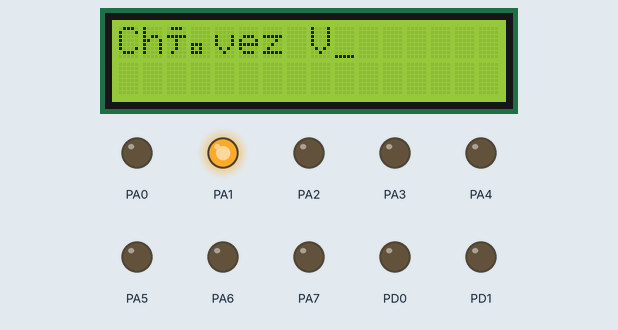
Recording of a program running on a simulated ATmega16, built with avr-gcc and emulated at 1 MHz. Shown: 16×2 character LCD, output pins drawn as LEDs (lit = HIGH). Wiring (inferred from the names in the program): character LCD (HD44780): RS PD2; E PD3; data PD4, PD5, PD6, PD7. Pins used as bus, display or sensor lines are not drawn.

Above: at 0.56 s.
At 14.7 s:
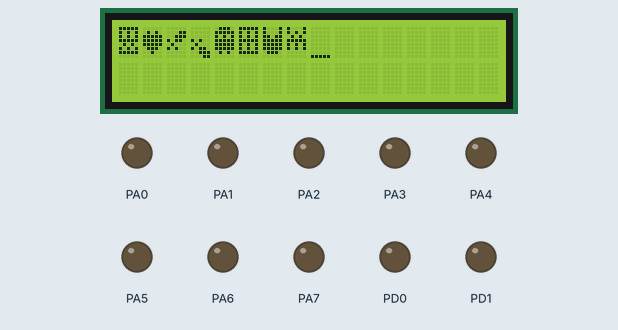
At 26.81 s:
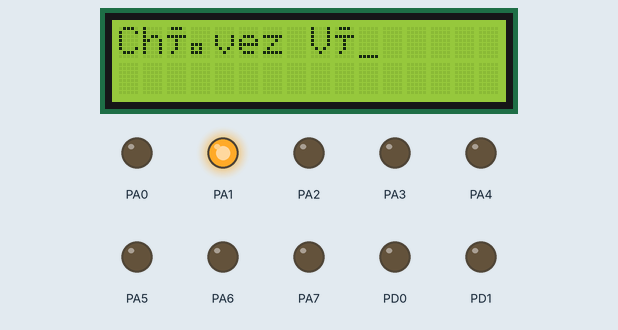
At 35.8 s:
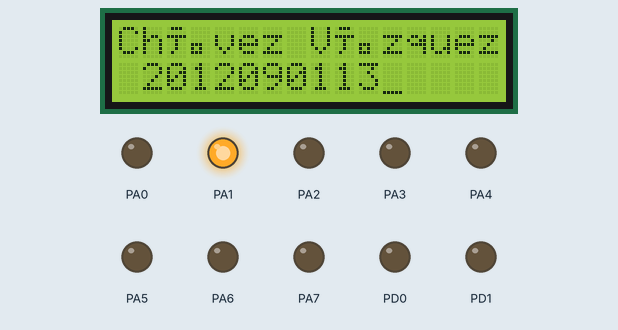
Timing chart, 0 to 37.3 s (numbered marks = the images above):
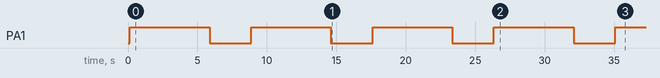

The program:

Practica_lcd_v2.c
```c
/*
 * practica_lcd.c
 *
 * Created: 13/03/2023 10:59:52 a. m.
 * Author : ing_0
 */


#define F_CPU 1000000
#define WAIT_TIME 3000
#define WAIT_CMD 500

#define LCD_PUERTO PORTD
#define LCD_RS PD2
#define  LCD_E PD3

#include <avr/io.h>
#include <util/delay.h>
#include "UPIITA_LIB/UPIITA_LCD_LIB.h"
//#include "UPIITA_LIB/Lcd4bits.h"

int main(void)
{
	DDRD = 0XFF;
	DDRA = 0xff;
	PORTD = 0X00;
	LCD_INICIALIZA();

	while(1)
	{
		PORTA = 0x02;
		LIMPIA_LCD();
		//APAGAR_CURSOR();
		_delay_ms(10);
		REGRESO_CASA();
		_delay_ms(10);
		POS_LINEA1(0);
		ENVIA_CADENA("Chávez Vázquez");
		_delay_ms(10);
		POS_LINEA2(1);
		ENVIA_CADENA("2012090113");
		_delay_ms(WAIT_TIME);

		LIMPIA_LCD();
		_delay_ms(10);
		REGRESO_CASA();

		CAR_ESP0();
		_delay_ms(5);
		CAR_ESP1();
		_delay_ms(5);
		CAR_ESP2();
		_delay_ms(5);
		CAR_ESP3();
		_delay_ms(5);
		CAR_ESP4();
		_delay_ms(5);
		CAR_ESP5();
		_delay_ms(5);
		CAR_ESP6();
		_delay_ms(5);
		CAR_ESP7();

		for(int i = 0; i<8; i++)
		{
			POS_LINEA1(i);
			ENVIA_DATO(i);
			_delay_ms(5);
		}
		//ENVIA_DATO(0);
		PORTA = 0X00;
		_delay_ms(WAIT_TIME);

		//TODO:: Please write your application code
	}
}
```

UPIITA_LCD_LIB.c
```c
/*
 * CFile1.c
 *
 * Created: 13/03/2023 09:20:16 a. m.
 *  Author: ing_0
 */
#define F_CPU 1000000
#include "UPIITA_LCD_LIB.h"

//uint8_t espCarAlan1[7] = {0x0e,0x1f,0x15,0x1f,0x1f,0x1f,0x0a};
//uint8_t espCarAlan2[7] = {0x1F,0x15,0x15,0x1F,0x15,0x15,0x1F};
//uint8_t espCarAlan3[7] = {0x11,0x11,0x1B,0x1F,0x1F,9x1F,0x0E};
//uint8_t espCarAlan4[7] = {0x11,0x15,0x0A,0x1F,0x15,0x15,0x00};

void CAR_ESP0(){
	ENVIA_CMD(0X40);
	_delay_ms(1);
	ENVIA_DATO(0b00011111);
	_delay_ms(1);
	ENVIA_DATO(0b00010101);
	_delay_ms(1);
	ENVIA_DATO(0b00010101);
	_delay_ms(1);
	ENVIA_DATO(0b00011111);
	_delay_ms(1);
	ENVIA_DATO(0b00001010);
	_delay_ms(1);
	ENVIA_DATO(0b00010101);
	_delay_ms(1);
	ENVIA_DATO(0b00011111);
	_delay_ms(1);
	ENVIA_DATO(0b00000000);
	_delay_ms(1);
}

void CAR_ESP1()
{
	ENVIA_CMD(0X48);
	_delay_ms(1);
	ENVIA_DATO(0b00000000);
	_delay_ms(1);
	ENVIA_DATO(0b00001010);
	_delay_ms(1);
	ENVIA_DATO(0b00011111);
	_delay_ms(1);
	ENVIA_DATO(0b00011111);
	_delay_ms(1);
	ENVIA_DATO(0b00011111);
	_delay_ms(1);
	ENVIA_DATO(0b00001110);
	_delay_ms(1);
	ENVIA_DATO(0b00000100);
	_delay_ms(1);
	ENVIA_DATO(0b00000000);
	_delay_ms(1);
}

void CAR_ESP2()
{
	ENVIA_CMD(0X50);
	_delay_ms(1);
	ENVIA_DATO(0b00000000);
	_delay_ms(1);
	ENVIA_DATO(0b00000011);
	_delay_ms(1);
	ENVIA_DATO(0b00000111);
	_delay_ms(1);
	ENVIA_DATO(0b00010110);
	_delay_ms(1);
	ENVIA_DATO(0b00001000);
	_delay_ms(1);
	ENVIA_DATO(0b00010100);
	_delay_ms(1);
	ENVIA_DATO(0b00000000);
	_delay_ms(1);
	ENVIA_DATO(0b00000000);
	_delay_ms(1);
}

void CAR_ESP3()
{
	ENVIA_CMD(0X58);
	_delay_ms(1);
	ENVIA_DATO(0b00000000);
	_delay_ms(1);
	ENVIA_DATO(0b00000000);
	_delay_ms(1);
	ENVIA_DATO(0b00000000);
	_delay_ms(1);
	ENVIA_DATO(0b00010100);
	_delay_ms(1);
	ENVIA_DATO(0b00001000);
	_delay_ms(1);
	ENVIA_DATO(0b00010110);
	_delay_ms(1);
	ENVIA_DATO(0b00000111);
	_delay_ms(1);
	ENVIA_DATO(0b00000011);
	_delay_ms(1);
}

void CAR_ESP4(void)
{
	uint8_t espCarAlan1[7] = {0x0e,0x1f,0x15,0x1f,0x1f,0x1f,0x0a};
	ENVIA_CMD(0X60);
	_delay_ms(1);
	for (int i= 0; i<7; i++)
	{
		ENVIA_DATO(espCarAlan1[i]);
		_delay_ms(1);
	}
}

void CAR_ESP5(void)
{
	uint8_t espCarAlan2[7] = {0x1F,0x15,0x15,0x1F,0x15,0x15,0x1F};
	ENVIA_CMD(0X68);
	_delay_ms(1);
	for (int i= 0; i<7; i++)
	{
		ENVIA_DATO(espCarAlan2[i]);
		_delay_ms(1);
	}
}

void CAR_ESP6(void)
{
	uint8_t espCarAlan3[7] = {0x11,0x11,0x1B,0x1F,0x1F,0x1F,0x0E};
	ENVIA_CMD(0X70);
	_delay_ms(1);
	for (int i= 0; i<7; i++)
	{
		ENVIA_DATO(espCarAlan3[i]);
		_delay_ms(1);
	}
}

void CAR_ESP7(void)
{
	uint8_t espCarAlan4[7] = {0x11,0x15,0x0A,0x1F,0x15,0x15,0x00};
	ENVIA_CMD(0X78);
	_delay_ms(1);
	for (int i= 0; i<7; i++)
	{
		ENVIA_DATO(espCarAlan4[i]);
		_delay_ms(1);
	}
}

void LCD_INICIALIZA()
{
	ENVIA_CMD(0x02);
	ENVIA_CMD(0x28); // 0010 1000 DL = 0 comunicacion de 4 bits N = 1 Pantalla de 2 lineas F = 0 Caracteres de 5x7 puntos
	ENVIA_CMD(0x0E); // D=1 Display ON Cursor OFF
	ENVIA_CMD(0x06); // I/D = 1 Incremento Automatico S=0
	ENVIA_CMD(0x01);  // Limpia LCD
	ENVIA_CMD(0X80);
}


void ENVIA_CMD(char dato)
{
	char cmd_enviar;

	cmd_enviar =	(dato & 0xF0);      // se envia el nibble alto
	LCD_PUERTO =  cmd_enviar;       // al puerto
	LCD_PUERTO &=~(1<<LCD_RS);  //  RS = 0
	LCD_PUERTO |= (1<<LCD_E);   //   E = 1
	_delay_ms(1);
	LCD_PUERTO &=~(1<<LCD_E);   //   E = 0
	_delay_ms(10);

	cmd_enviar=	((dato<<4) & 0xF0);  // Se envia el nibble bajo
	LCD_PUERTO =  cmd_enviar;        // al puerto
	LCD_PUERTO &=~(1<<LCD_RS);   //  RS = 0
	LCD_PUERTO |= (1<<LCD_E);    //   E = 1
	_delay_ms(1);
	LCD_PUERTO &=~(1<<LCD_E);    //    E = 0
	_delay_ms(10);
	return;
}

void ENVIA_DATO(char dato)
{
	char dto_enviar;

	dto_enviar=	(dato & 0xF0);      // se envia el nibble alto
	LCD_PUERTO  =  dto_enviar;       // al puerto
	LCD_PUERTO |= (1<<LCD_RS)|(1<<LCD_E);  //  RS = 1   E = 1
	_delay_ms(1);
	LCD_PUERTO &=~(1<<LCD_E);	//E=0
	LCD_PUERTO &=~(1<<LCD_RS);	//RS=0
	_delay_ms(10);

	dto_enviar=	((dato<<4) & 0xF0);  // Se envia el nibble bajo
	LCD_PUERTO =  dto_enviar;        // al puerto
	LCD_PUERTO |= (1<<LCD_RS)|(1<<LCD_E);  //  RS = 1   E = 1
	_delay_ms(1);
	LCD_PUERTO &=~(1<<LCD_E);	//E=0
	LCD_PUERTO &=~(1<<LCD_RS);	//RS=0
	_delay_ms(10);
	return;
}

void ENVIA_CADENA(char *dato)
{
	int i;
	for(i=0;dato[i]!='\0';i++)
	ENVIA_DATO(dato[i]);
}

void LIMPIA_LCD ()
{
	ENVIA_CMD (0x01);
}
//0000 0001

void REGRESO_CASA()
{
	ENVIA_CMD (0x02); //0000 0010
}

void CURSOR_DER()
{
	ENVIA_CMD (0x1C); //0001 1100
}

void CURSOR_DER_CORRE() //sin desplazar pantalla
{
	ENVIA_CMD (0x14);//0001 1100
}

void CURSOR_IZQ()
{
	ENVIA_CMD (0x18); // 0001 1000
}

void CURSOR_IZQ_CORRE() //sin desplazar pantalla
{
	ENVIA_CMD(0x10);
}

void PARPADEAR_CURSOR()
{
	ENVIA_CMD(0X0f);//0000 1111
}

void PARPADEAR_CURSOR_REC()
{
	ENVIA_CMD(0X0e);//00001110
}

void POS_LINEA1 (char posicion)
{
	char lineal = 0x80;
	posicion= posicion|lineal;
	ENVIA_CMD (posicion);
}


void POS_LINEA2 (char posicion)
{
	char linea2 = 0xC0;
	posicion= posicion|linea2;
	ENVIA_CMD (posicion);
}


void POS_LINEA3 (char posicion)
{
	char linea3 = 0x94;
	posicion= posicion | linea3;
	ENVIA_CMD (posicion);
}

void POS_LINEA4 (char posicion)
{
	char linea4 = 0xD4;
	posicion =posicion|linea4;
	ENVIA_CMD (posicion);
}


void animacion ()
{
	ENVIA_DATO (2);
	CURSOR_IZQ_CORRE();
	_delay_ms (50);
	ENVIA_DATO (3);
	CURSOR_IZQ_CORRE();
	 _delay_ms (50);
}

void APAGAR_CURSOR()
{
	ENVIA_CMD(0X0C);
}


	
```

UPIITA_LCD_LIB.h
```c
/*
 * UPIITA_LCD_LIB.h
 *
 * Created: 13/03/2023 09:21:10 a. m.
 *  Author: ing_0
 */


#ifndef UPIITA_LCD_LIB_H_
#define UPIITA_LCD_LIB_H_

#ifndef LCD_PUERTO
#define LCD_PUERTO PORTD
#endif

#ifndef LCD_RS
#define LCD_RS PD2
#endif

#ifndef LCD_E
#define  LCD_E PD3
#endif

#include <util/delay.h>
#include <inttypes.h>
#include <avr/io.h>
#include <stdint.h>

void LCD_INICIALIZA();
void ENVIA_CMD(char dato);
void ENVIA_DATO(char dato);
void ENVIA_CADENA(char *dato);
void LIMPIA_LCD();
void CURSOR_DER();
void CURSOR_DER_CORRE();
void CURSOR_IZQ();
void CURSOR_IZQ_CORRE();
void PARPADEAR_CURSOR();
void PARPADEAR_CURSOR_REC();
void APAGAR_CURSOR();
void REGRESO_CASA();
void POS_LINEA1(char posicion);
void POS_LINEA2(char posicion);
void POS_LINEA3(char posicion);
void POS_LINEA4(char posicion);
void CAR_ESP0();
void CAR_ESP1();
void CAR_ESP2();
void CAR_ESP3();
void CAR_ESP4();
void CAR_ESP5();
void CAR_ESP6();
void CAR_ESP7();
#endif /* UPIITA_LCD_LIB_H_ */
```

Measured:
- by itself, PA1: alternates HIGH for 5.7 s and LOW for 3.0 s
- what the display in image 1 shows lasts 3.3 s, from 14.6 s to 17.9 s
